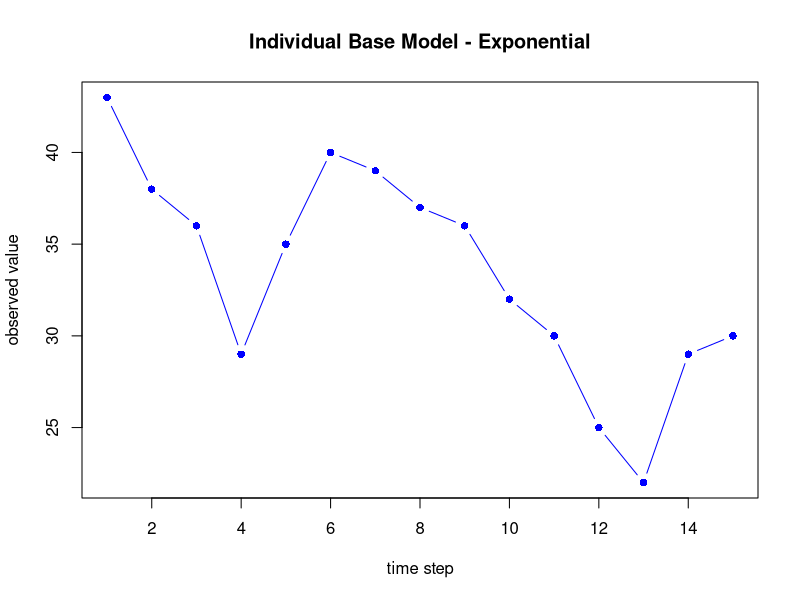
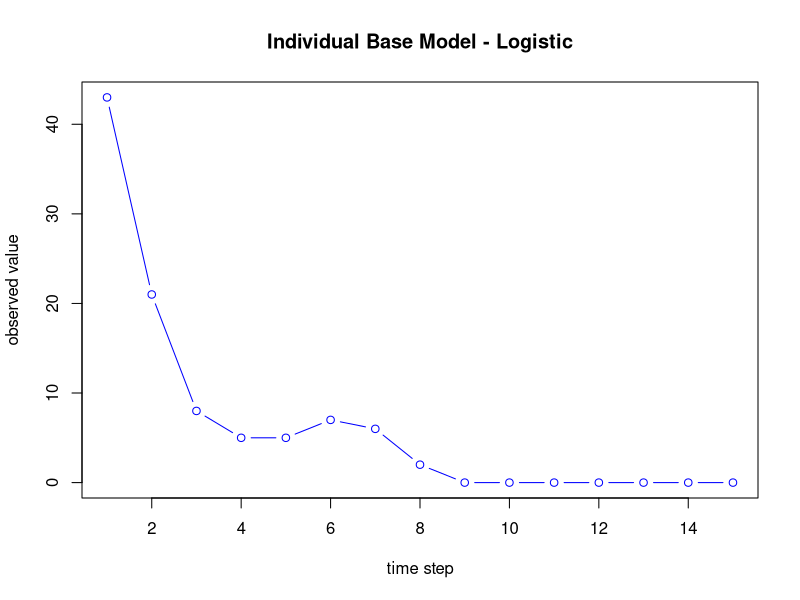

Recreate these plots in R, in order.
## ---- chunk 1
knitr::opts_chunk$set(echo = TRUE)
## ---- chunk 2
# parameters and state variables
T_exp <- 15  # defines the total number of time steps of the simulation
i <- 2 #indexing variable that ensures the starting populatin size is retained in the vector of populatin sizes
n0_exp <- 43 #Starting population size (state variable)
birth.average <- 0.607 # average number of new offspring from an individual in a population in the next time step
prob.death <- 0.6 # probability an individual dies before the next time step

#random variables
set.seed(124)
birth <- function(t){sum(rpois(t, lambda = birth.average))}
death <- function(t){rbinom(1, size = t, prob = prob.death)}

#Single run of an IBM with random birth and death.  Note, IF/ELSE statement is used to ensure populations that go to zero stay at extinct
ibm_exp = rep(n0_exp, T_exp) # vector to store observations
while(i <= T_exp){
if (ibm_exp[i - 1] > 0) {
  ibm_exp[i] <- ibm_exp[i - 1] + birth(ibm_exp[i - 1]) - death(ibm_exp[i - 1])
  i <- i + 1
} else {
  ibm_exp[i] <- 0
  i <-  i+1
}}

#always plot your data
plot(ibm_exp, type = "b", main="Individual Base Model - Exponential", 
     xlab="time step", ylab="observed value", pch=16, col="blue") #Simple plot of the observed values over the time steps
## ---- chunk 3
# parameters and state variables
T_log <- 15 # defines the total number of time steps of the simulation
i <- 2 #indexing variable that ensures the starting populatin size is retained in the vector of populatin sizes
n0_log <-43 #Starting population size (state variable)
K <- 50 #carrying capacity of the population
birth.average <- 0.6 # average number of new offspring from an individual in a population in the next time step
prob.death <- 0.8 # probability an individual dies before the next time step

#random variables
set.seed(100)
birth <- function(t){sum(rpois(t, lambda = birth.average * exp(-t/K)))}
death <- function(t){rbinom(1, size = t, prob = prob.death)}

#Single run of an IBM with random birth and death.  Note, IF/ELSE statement is used to ensure populations that go to zero stay at extinct
ibm_log <- rep(n0_log, T_log) 
while(i <= T_log){
  if (ibm_log[i-1] > 0) {
    ibm_log[i] <- ibm_log[i-1] + birth(ibm_log[i-1]) - death(ibm_log[i-1])
    i<- i + 1
  } else {
    ibm_log[i] <- 0
    i <- i + 1
  }}

plot(ibm_log, type = "b", main="Individual Base Model - Logistic", 
     xlab = "time step", ylab = "observed value", col = "blue") 
